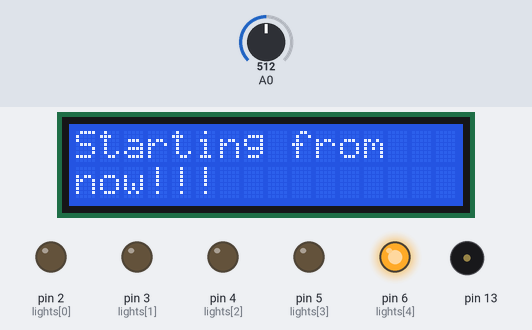
The sketch below on a simulated Arduino Uno, built with avr-gcc and run on an emulated ATmega328P. Shown: 16×2 character LCD, output pins drawn as LEDs (lit = HIGH), buzzer (waves = sounding). The test bench sets the inputs (shaded band); at power-on: A0 = 512. Random numbers use the default seed unless the sketch sets one; what the sketch prints to the serial monitor is not drawn.

Above: at 3.6 s.
3.7 s: A0 set to 23
5.2 s: A0 set to 18
At 6.1 s:
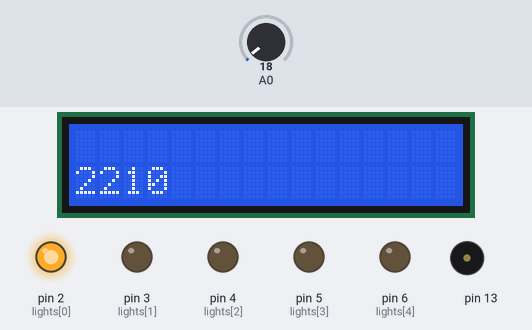
6.8 s: A0 set to 994
8.3 s: A0 set to 1022
At 8.8 s:
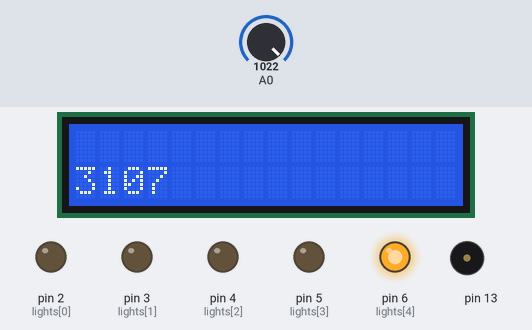
9.9 s: A0 set to 10
At 11.1 s:
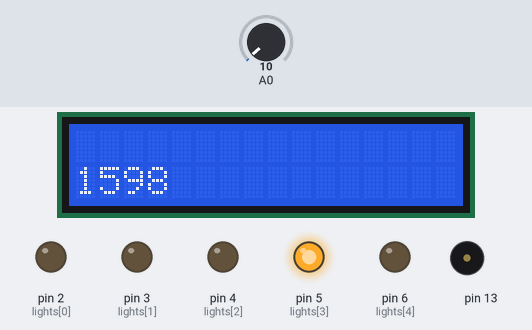
11.5 s: A0 set to 91
13.0 s: A0 set to 106
At 13.5 s:
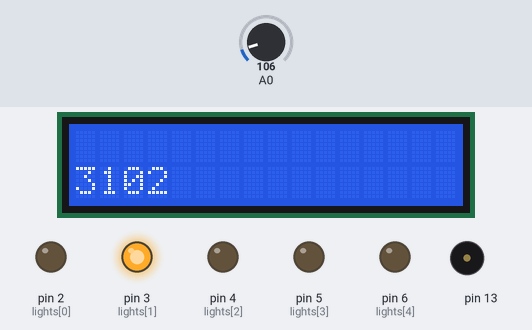
Timing chart, 0 to 15.6 s (numbered marks = the images above; inputs shaded):
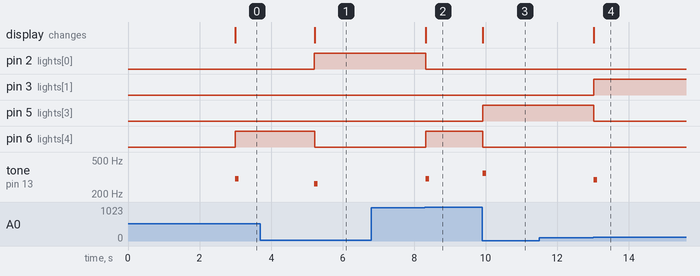

Measured:
- the behaviour switches between 21 and 20 on A0 (found by bisection; images 0 and 1)
- the behaviour switches between 1009 and 1010 on A0 (found by bisection; images 1 and 2)
- the behaviour switches between 99 and 100 on A0 (found by bisection; images 3 and 4)
- after the input at 3.7 s, every drawn part: stays the same
- after the input at 5.2 s, pin 2 (lights[0]): LOW → HIGH at once; pin 6 (lights[4]): HIGH → LOW at once; tone on pin 13: silent → 262 Hz at once, → silent 0.10 s later; the display: changes at once (image 1)
- after the input at 6.8 s, every drawn part: stays the same
- after the input at 8.3 s, pin 2 (lights[0]): HIGH → LOW at once; pin 6 (lights[4]): LOW → HIGH at once; tone on pin 13: silent → 300 Hz at once, → silent 0.10 s later; the display: changes at once (image 2)
- after the input at 9.9 s, pin 5 (lights[3]): LOW → HIGH at once; pin 6 (lights[4]): HIGH → LOW at once; tone on pin 13: silent → 349 Hz at once, → silent 0.10 s later; the display: changes at once (image 3)
- after the input at 11.5 s, every drawn part: stays the same
- after the input at 13.0 s, pin 3 (lights[1]): LOW → HIGH at once; pin 5 (lights[3]): HIGH → LOW at once; tone on pin 13: silent → 294 Hz at once, → silent 0.10 s later; the display: changes at once (image 4)

The sketch:

Whac-A-Mole.ino
```cpp
#include <LiquidCrystal.h>
#include <stream.h>
#include <avr/wdt.h>
#define N 5
LiquidCrystal lcd(7, 8, 9, 10, 11, 12);

const int switchPin = 6;
int switchState = 0;
int prevSwitchState = 0;
int reply;
int print1 = 1, print2 = 1;

unsigned long time_cur;
unsigned long time_last;
const unsigned long time_int = 60000;
const unsigned long time_count = 3000;

unsigned long time_start = 0;
unsigned long time_press = 0;
unsigned long time_counter = 0;


int notes[] = {262, 294, 330, 349, 300};
int lights[N] = {2, 3, 4, 5, 6};
int replyold = 0;
int i;
int success = 1;
int button[N] = {0, 0, 0, 0, 0};
int light_on[N] = {0, 0, 0, 0, 0};
int count = 0, countbad = 0, countnet, failure, state = 0, stateold = 0, changestate = 0;


void setup() {
  // put your setup code here, to run once:
  lcd.begin(16, 2); // cols x rows
  //pinMode(switchPin, INPUT);
  lcd.clear();
  lcd.setCursor(0, 0);
  lcd.print("Starting from");

  for (i = 0; i < N; i++) {
    pinMode(lights[i], OUTPUT);
  }
  Serial.begin(9600);

  for (i = 0; i < N; i++) {
    digitalWrite(lights[i], LOW);
  }
  randomSeed(analogRead(A5));
  replyold = random(N);
}

void loop() {
  // put your main code here, to run repeatedly:
  int sum1;
  int keyVal = analogRead(A0);
  int flag;

  time_cur = millis();

  if (time_cur > time_count & print2 == 1) {
    lcd.setCursor(0, 1);
    lcd.print("now!!!");
    print2 = 0;
    for (i = 0; i < N; i++) {
      if (i == replyold) {
        light_on[i] = 1;
        digitalWrite(lights[i], HIGH);
        tone(13, notes[i],100); // play a tone
      }
    }
    time_start = millis();
    success = 0;
  } else if (time_cur <= time_int + time_count & time_cur > time_count ) {

    delay(10);

    if (keyVal > 0) {
      state = 1;
    } else {
      state = 0;
    }

    if ( stateold == 0 & state == 1) {
      changestate = 1;
      stateold = state;
    } else {
      changestate = 0;
      stateold = state;
    }


    for (i = 0; i < N; i++) button[i] = 0;

    // STORE WHICH BUTTON HAS BEEN PRESSED ///////////////////////////////////////////
    Serial.println(keyVal);
    if (keyVal >= 1010 ) { // no resistor
      for (i = 0; i < N; i++) {
        if (i == 0) {
          button[i] = 1;
        } else {
          button[i] = 0;
        }
      }
    } else if (keyVal >= 990 && keyVal <= 1005 ) { // 220 ohm
      for (i = 0; i < N; i++) {
        if (i == 1) {
          button[i] = 1;
        } else {
          button[i] = 0;
        }
      }
    } else if (keyVal >= 540 && keyVal <= 700 ) { // 4.7 k ohm
      for (i = 0; i < N; i++) {
        if (i == 2) {
          button[i] = 1;
        } else {
          button[i] = 0;
        }
      }
    } else if (keyVal >= 100 && keyVal <= 520 ) { // 10 k ohm
      for (i = 0; i < N; i++) {
        if (i == 3) {
          button[i] = 1;
        } else {
          button[i] = 0;
        }
      }
    } else if (keyVal >= 3 && keyVal <= 20 ) { // 1 M ohm
      for (i = 0; i < N; i++) {
        if (i == 4) {
          button[i] = 1;
        } else {
          button[i] = 0;
        }
      }
    }
    //////////////////////////////////////////////////////////////////////////////////

    // CHECK TO SEE IF BUTTON PRESSED IS SAME AS LIGHT ON ////////////////////////////
    for (i = 0; i < N; i++) {
      if ((button[i] == light_on[i]) & button[i] > 0) {
        success = 1; ///////////////////////////////////////////////////////////////////////////////////////////// Success Here ////////////////////////////
        break;
      }
    }
    //////////////////////////////////////////////////////////////////////////////////

    if (changestate & success == 0) {
      countbad++; ////////////////////////////////////////////////////////////////////////////////////////////// Bad Key press ///////////////////////////
      changestate = 0;
    }

    // TURN A LIGHT ON ///////////////////////////////////////////////////////////////
    if (success ) {
      while (reply == replyold) {
        reply = random(N);
      }
      replyold = reply;
      for (i = 0; i < N; i++) {
        if (i == reply) {
          light_on[i] = 1;
          digitalWrite(lights[i], HIGH);
          tone(13, notes[i],100); // play a tone
          count++; //////////////////////////////////////////////////////////////////////////////////////////// increase press counter ////////////////////
          int delayPress = millis() - time_start;
          time_press = time_press + delayPress;
          time_counter++;
          time_start = millis();

          lcd.clear();
          lcd.setCursor(0, 1);
          lcd.print(delayPress);

        } else {
          light_on[i] = 0;
          digitalWrite(lights[i], LOW);
        }
      }
      success = 0;
    }
    //////////////////////////////////////////////////////////////////////////////////


  } else if ((time_cur > time_int + time_count) & print1 == 1) {
    countnet = count - countbad;
    lcd.clear();
    lcd.setCursor(0, 0);
    lcd.print("Score for ");
    lcd.print(time_int / 1000);
    lcd.print(" s:");
    lcd.setCursor(0, 1);
    lcd.print(count);
    lcd.print("B");
    lcd.print(countbad);
    lcd.print("A");
    lcd.print(time_press / time_counter);
    print1 = 0;
    for (i = 0; i < N; i++) {
      digitalWrite(lights[i], LOW);
    }

  } else if ((time_cur > time_int + time_count) & print1 == 0) {
    delay(10000);
    lcd.clear();
	lcd.setCursor(0, 0);
    lcd.print("Press Any Key to");
    lcd.setCursor(0, 1);
    lcd.print("Reset");
    while (1)
    {
      int keyVal = analogRead(A0);
      if (keyVal >= 540 && keyVal <= 700 ) { // 4.7 k ohm
        lcd.clear();
        lcd.setCursor(0, 0);
        lcd.print("Rebooting");
        delay(2000);
        reboot();
      }
      delay(200);
    }
  }

}

void reboot() {

  wdt_disable();
  wdt_enable(WDTO_15MS);
  while (1) {}
}
```
